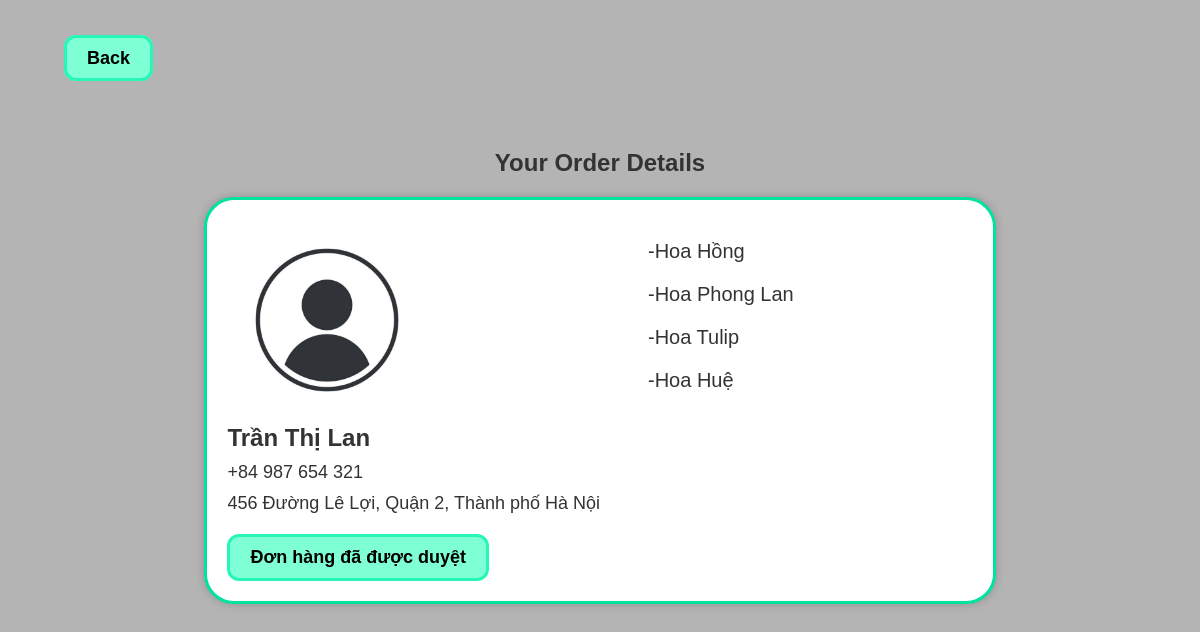
The app's page /order_details.php?id=37 (signed in) with its own data.
### tables this page shows
CREATE TABLE `customer` (
  `ID` int(11) NOT NULL,
  `name` varchar(50) NOT NULL,
  `num_phone` varchar(30) NOT NULL,
  `address` varchar(255) NOT NULL
);

### server/order_connection.php (called while the page is built, shortened)
<?php
function connection()
{
    $server = 'localhost';
    $user = 'root';
    $password = '';
    $databasename = 'flower_management';
    $conn = new mysqli($server, $user, $password, $databasename);
    return $conn;
}
function load_order()
{
    $conn = connection();
    $sql = "SELECT * FROM orders, customer WHERE orders.customer_id = customer.ID";
    $result = $conn -> query($sql);
    $data = array();
    for($i = 0; $i < $result -> num_rows; $i ++)
    {
        $row = $result -> fetch_assoc();
        $data[] = $row;
    }
    return array('code' => 0, 'data' => $data);
}
function getFlowerinOrderlist($list)
{
    $conn = connection();
    $flowers = [];
    for($i = 0; $i < sizeof($list); $i ++)
    {
        $sql = "SELECT `flower_name` FROM `flower` WHERE ID = ?";
        $id_flower = (int)$list[$i];
        $stm = $conn -> prepare($sql);
        $stm -> bind_param('i', $id_flower);
        if(!$stm -> execute())
        {
            return array('code' => 1, 'message' => "There an error occured, please try again later");
        }
        $result = $stm -> get_result();
        if($row = $result->fetch_assoc()) {
            $flowers[] = $row['flower_name'];
        }
    }
    return array('code' => 0, 'data' => $flowers);
}
?>

### order_details.php (the view, shortened to what this page needs)
<?php
    require_once('./server/order_connection.php');
    if (isset($_GET['id']))
    {
        $order_id = $_GET['id'];
    }
    $load_order_array = load_order()['data'];
    for($i = 0; $i < sizeof($load_order_array); $i ++)
    {
        if($load_order_array[$i]['id'] == $order_id)
        {
            $data = $load_order_array[$i];
        }
    }
    $order_list = explode(",", $data['order_list']);
    $ordered_flowers = getFlowerinOrderlist($order_list)['data'];
?>
<!DOCTYPE html>
<html lang="en">
    <head>
        <link rel="stylesheet" href="css/style_customer.css">
        <link rel="stylesheet" href="css/style_index.css">
    </head>
    <body>
        <div class="back_container">
            <a class="back" href="javascript:history.go(-1)">Back</a>
        </div>
        <div class = "section_container">
            <h2>Your Order Details</h2>
            <div class="panel">
                <div class= "left-column">
                    <img class="ava" src="component/avatar.jpg" alt="image">
                    <div class="name"><?= $data['name']?></div>
                    <div class="phone"><?= $data['num_phone']?></div>
                    <div class= "address"><?= $data['address']?></div>
                    <?php
                    if($data['status'] == 0)
                    {
                        ?>
                        <div class="button-container">
                            <form action="server/order_process.php" method="POST">
                                <button type="submit" name="accept" value="<?= $data['id'] ?>" class="accept">Accept</button>
                                <button type="submit" name="decline" value="<?= $data['id'] ?>" class="decline">Decline</button>
                            </form>
                        </div>
                        <?php
                    }
                    elseif($data['status'] == 1)
                    {
                        ?>
                        <div class="message_box">
                            Đơn hàng đã được duyệt
                        </div>
                        <?php
                    }
                    ?>
                </div>
                <div class="right-column">
                    <?php
                        for($i = 0; $i < sizeof($ordered_flowers); $i ++)
                        {
                        ?>
                            <p class = "product">-<?=$ordered_flowers[$i] ?></p>
                        <?php
                        }
                    ?>
                </div>
            </div>
        </div>
    </body>
</html>

### css/style_customer.css (style rules this page uses)
html, body { height: 100%; margin: 0; padding: 0; }
.back_container { margin-top: 3rem; }
.back { width: fit-content; margin-left: 4rem; padding: 10px 20px; border-radius: 12px; border: 3px solid rgb(38, 247, 184); font-weight: bold; color: #000000; font-size: 18px; background: rgb(126, 255, 212); }
.section_container { display: flex; flex-direction: column; align-items: center; justify-content: center; }
.panel { display: grid; grid-template-columns: 1fr 1fr; max-width: 800px; height: auto; border: 3px solid #01e29f; border-radius: 30px; margin: 20px; padding: 20px; background-color: white; box-shadow: 0 0 10px rgba(0, 0, 0, 0.2); }
.left-column { margin-bottom: auto; }
.right-column { margin-bottom: auto; margin-left: 3rem; }
.ava { width: 200px; height: 200px; border-radius: 50%; background-color: gray; margin-right: 20px; }
.name { font-weight: bold; font-size: 24px; }
.phone, .address { font-size: 18px; margin-top: 10px; }
.product { font-size: 20px; margin-top: 20px; }
.message_box { width: fit-content; padding: 10px 20px; border-radius: 12px; border: 3px solid rgb(38, 247, 184); margin-top: 20px; font-weight: bold; color: #000000; font-size: 18px; background: rgb(126, 255, 212); }

### css/style_index.css (style rules this page uses)
* { margin: 0; padding: 0; box-sizing: border-box; }
:root { --main-color: #01e29f; --hover-color: rgba(1, 1, 1, 0); --body-color: rgb(30,30,30); --container-color: #2d2e37; --text-color: #ffffff; }
a { text-decoration: none; color: inherit; }
body { font-family: Arial, sans-serif; background-color: #b4b4b4; color: #333; }
.section_container { margin: 5rem 0 0 0; }

### records on screen
customer: name "Trần Thị Lan", num_phone "+84 987 654 321", address "456 Đường Lê Lợi, Quận 2, Thành phố Hà Nội"

### other values on screen
$ordered_flowers[$i] "Hoa Hồng"
$ordered_flowers[$i] "Hoa Phong Lan"
$ordered_flowers[$i] "Hoa Tulip"
$ordered_flowers[$i] "Hoa Huệ"
